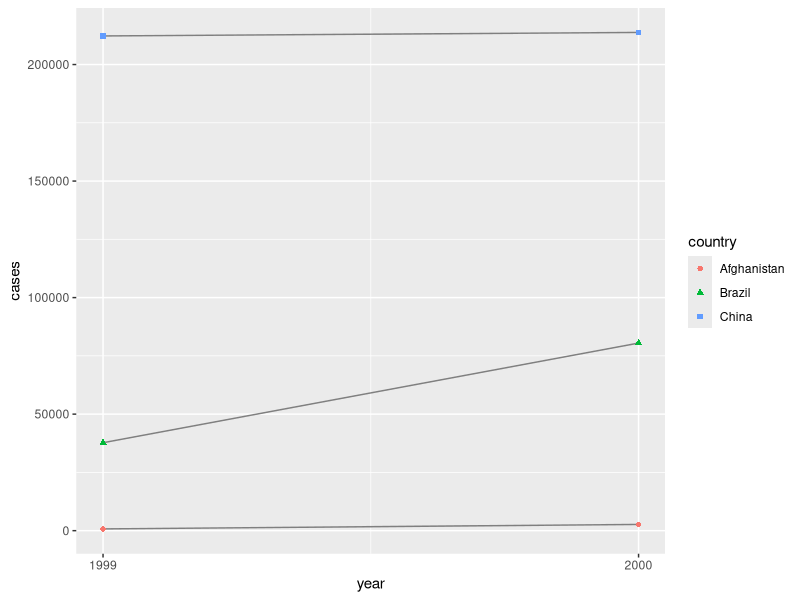
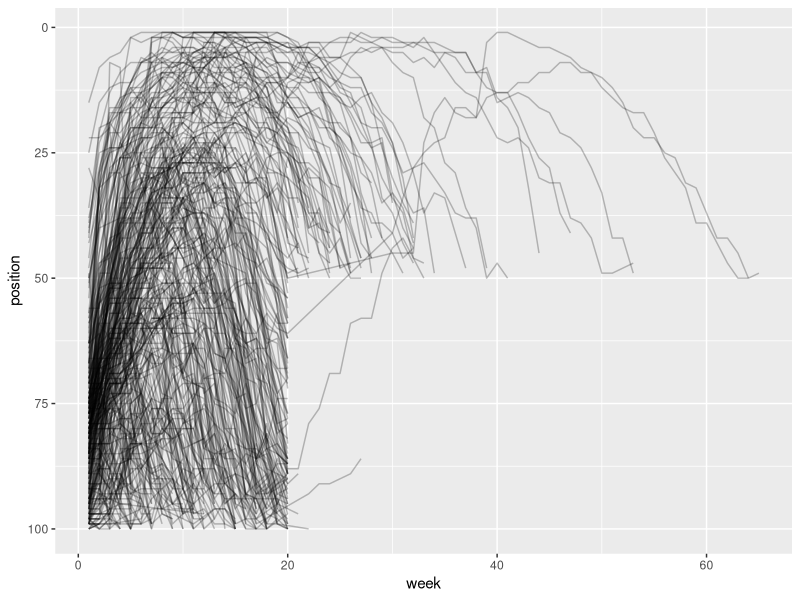

Reproduce these figures in R, in order.
## ---- chunk 1
library(tidyverse)
## ---- chunk 2
table1
## ---- chunk 3
table1 |>
  mutate(rate = cases / population * 10000)
## ---- chunk 4
table1 |>
  summarise(
    total_cases = sum(cases),
    .by = year
  )
## ---- chunk 5
ggplot(table1, aes(x = year, y = cases)) +
  geom_line(aes(group = country), color = "grey50") +
  geom_point(aes(color = country, shape = country)) +
  scale_x_continuous(breaks = c(1999, 2000)) # x-axis breaks at 1999 and 2000
## ---- chunk 6
table1
table2
table3
## ---- chunk 7
table2 |>
  pivot_wider(
    names_from = type,
    values_from = count
  ) |>
  mutate(
    rate = cases / population * 10000
  )
## ---- chunk 8
billboard
## ---- chunk 9
billboard |>
  pivot_longer(
    cols = starts_with("wk"),
    names_to = "week",
    values_to = "position"
  )
## ---- chunk 10
billboard |>
  pivot_longer(
    cols = !c(artist, track, date.entered),
    names_to = "week",
    values_to = "rank"
  )
## ---- chunk 11
billboard |>
  pivot_longer(
    cols = starts_with("wk"),
    values_to = "position",
    names_to = "week",
    values_drop_na = TRUE
  )
## ---- chunk 12
billboard_longer <- billboard |>
  pivot_longer(
    cols = starts_with("wk"),
    names_to = "week",
    values_to = "position",
    values_drop_na = TRUE
  ) |>
  mutate(week = parse_number(week))

billboard_longer
## ---- chunk 13
billboard_longer |>
  ggplot(aes(week, position, group = track)) +
  geom_line(alpha = 0.25) +
  scale_y_reverse()
## ---- chunk 14
df <- tribble(
  ~id,  ~bp1, ~bp2,
  "A",  100,  120,
  "B",  140,  115,
  "C",  120,  125
)
## ---- chunk 15
df |>
  pivot_longer(
    cols = bp1:bp2,
    names_to = "measurement",
    values_to = "value"
  )
## ---- chunk 16
who2
## ---- chunk 17
who2 |>
  pivot_longer(
    cols = !(country:year),
    names_to = c("diagnosis", "gender", "age"),
    names_sep = "_",
    values_to = "count"
  )
## ---- chunk 18
who2 |>
  filter(country == "Malawi")
## ---- chunk 19
household
## ---- chunk 20
household |>
  pivot_longer(
    cols = !family,
    names_to = c(".value", "child"),
    names_sep = "_",
    values_drop_na = TRUE
  )
## ---- chunk 21
cms_patient_experience
## ---- chunk 22
cms_patient_experience |>
  pivot_wider(
    names_from = measure_cd,
    values_from = prf_rate
  )
## ---- chunk 23
cms_patient_experience |>
  pivot_wider(
    id_cols = starts_with("org"),
    names_from = measure_cd,
    values_from = prf_rate
  )
## ---- chunk 24
df <- tribble(
  ~id, ~measurement, ~value,
  "A",        "bp1",    100,
  "B",        "bp1",    140,
  "B",        "bp2",    115,
  "A",        "bp2",    120,
  "A",        "bp3",    105
)

df
## ---- chunk 25
df |>
  pivot_wider(
    names_from = measurement,
    values_from = value
  )
## ---- chunk 26
df |>
  distinct(measurement) |>
  pull()
